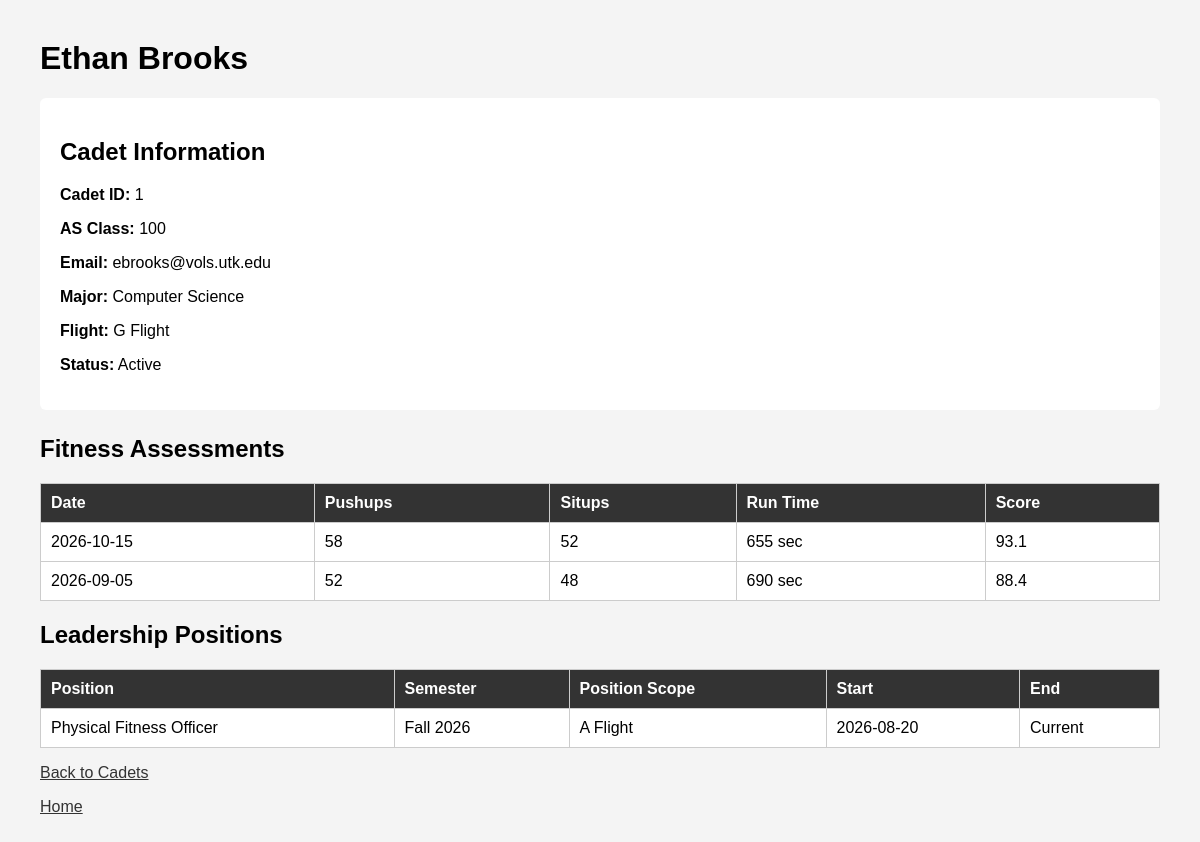
Screenshot of /cadets/1 with the database file from the repository.
### tables this page shows
CREATE TABLE Cadet (
    CadetID INTEGER PRIMARY KEY,
    FirstName TEXT NOT NULL,
    LastName TEXT NOT NULL,
    ASClass INTEGER NOT NULL
        CHECK (ASClass IN (100, 200, 250, 300, 400, 500)),
    Email TEXT UNIQUE,
    Major TEXT NOT NULL,
    ActiveStatus INTEGER NOT NULL DEFAULT 1
        CHECK (ActiveStatus IN (0, 1)),
    FlightID INTEGER,
    FOREIGN KEY (FlightID)
        REFERENCES Flight(FlightID)
        ON UPDATE CASCADE --Cascade updates val on all foreign keys
        ON DELETE SET NULL
);

CREATE TABLE Flight (
    FlightID INTEGER PRIMARY KEY,
    FlightName TEXT NOT NULL UNIQUE
);

CREATE TABLE FitnessAssessment (
    AssessmentID INTEGER PRIMARY KEY,
    CadetID INTEGER NOT NULL,
    AssessmentDate TEXT NOT NULL,
    Pushups INTEGER NOT NULL
        CHECK (Pushups >= 0),
    Situps INTEGER NOT NULL
        CHECK (Situps >= 0),
    RunTime INTEGER NOT NULL
        CHECK (RunTime > 0),
    Score REAL NOT NULL
        CHECK (Score >= 0 AND Score <= 100),
    FOREIGN KEY (CadetID)
        REFERENCES Cadet(CadetID)
        ON UPDATE CASCADE
        ON DELETE CASCADE
);

CREATE TABLE CadetPosition (
    CadetPositionID INTEGER PRIMARY KEY,
    CadetID INTEGER NOT NULL,
    PositionID INTEGER NOT NULL,
    StartDate TEXT NOT NULL,
    EndDate TEXT,
    Semester TEXT NOT NULL,
    FlightID INTEGER,
    FOREIGN KEY (CadetID)
        REFERENCES Cadet(CadetID)
        ON UPDATE CASCADE
        ON DELETE CASCADE,
    FOREIGN KEY (PositionID)
        REFERENCES LeadershipPosition(PositionID)
        ON UPDATE CASCADE
        ON DELETE RESTRICT,
    FOREIGN KEY (FlightID)
        REFERENCES Flight(FlightID)
        ON UPDATE CASCADE
        ON DELETE SET NULL,
    CHECK (EndDate IS NULL OR EndDate >= StartDate)
);

CREATE TABLE LeadershipPosition (
    PositionID INTEGER PRIMARY KEY,
    PositionName TEXT NOT NULL,
    Rank INTEGER
        CHECK (Rank IS NULL OR Rank > 0),
    Description TEXT
);

### app.py (the view)
@app.route("/cadets/<int:cadet_id>")
def cadet_details(cadet_id):
    conn = get_db_connection()
    cadet = conn.execute(
        """
        SELECT
            c.CadetID,
            c.FirstName,
            c.LastName,
            c.ASClass,
            c.Email,
            c.Major,
            c.ActiveStatus,
            f.FlightName
        FROM Cadet AS c
        LEFT JOIN Flight AS f
            ON c.FlightID = f.FlightID
        WHERE c.CadetID = ?
        """,
        (cadet_id,)
    ).fetchone()
    if cadet is None:
        conn.close()
        return "Cadet not found", 404
    fitness = conn.execute(
        """
        SELECT
            AssessmentDate,
            Pushups,
            Situps,
            RunTime,
            Score
        FROM FitnessAssessment
        WHERE CadetID = ?
        ORDER BY AssessmentDate DESC
        """,
        (cadet_id,)
    ).fetchall()
    positions = conn.execute(
        """
        SELECT
            lp.PositionName,
            cp.Semester,
            f.FlightName,
            cp.StartDate,
            cp.EndDate
        FROM CadetPosition AS cp
        INNER JOIN LeadershipPosition AS lp
            ON cp.PositionID = lp.PositionID
        LEFT JOIN Flight AS f
            ON cp.FlightID = f.FlightID
        WHERE cp.CadetID = ?
        ORDER BY cp.StartDate DESC
        """,
        (cadet_id,)
    ).fetchall()
    conn.close()
    return render_template(
        "cadet_details.html",
        cadet=cadet,
        fitness=fitness,
        positions=positions
    )

### app.py (called while the page is built)
def get_db_connection():
    conn = sqlite3.connect(DATABASE)
    conn.row_factory = sqlite3.Row
    conn.execute("PRAGMA foreign_keys = ON")
    return conn

### templates/cadet_details.html (shortened to what this page needs)
<!DOCTYPE html>
<html>
<head>
</head>
<body>
    <h1>
        {{ cadet["FirstName"] }}
        {{ cadet["LastName"] }}
    </h1>
    <div class="card">
        <h2>Cadet Information</h2>
        <p><strong>Cadet ID:</strong> {{ cadet["CadetID"] }}</p>
        <p><strong>AS Class:</strong> {{ cadet["ASClass"] }}</p>
        <p><strong>Email:</strong> {{ cadet["Email"] }}</p>
        <p><strong>Major:</strong> {{ cadet["Major"] }}</p>
        <p>
            <strong>Flight:</strong>
            {% if cadet["FlightName"] %}
                {{ cadet["FlightName"] }}
            {% else %}
                Not Assigned
            {% endif %}
        </p>
        <p>
            <strong>Status:</strong>
            {% if cadet["ActiveStatus"] == 1 %}
                Active
            {% else %}
                Inactive
            {% endif %}
        </p>
    </div>
    <h2>Fitness Assessments</h2>
    {% if fitness %}
    <table>
        <tr>
            <th>Date</th>
            <th>Pushups</th>
            <th>Situps</th>
            <th>Run Time</th>
            <th>Score</th>
        </tr>
        {% for assessment in fitness %}
        <tr>
            <td>{{ assessment["AssessmentDate"] }}</td>
            <td>{{ assessment["Pushups"] }}</td>
            <td>{{ assessment["Situps"] }}</td>
            <td>{{ assessment["RunTime"] }} sec</td>
            <td>{{ assessment["Score"] }}</td>
        </tr>
        {% endfor %}
    </table>
    {% else %}
    <p>No fitness assessments recorded.</p>
    {% endif %}
    <h2>Leadership Positions</h2>
    {% if positions %}
    <table>
        <tr>
            <th>Position</th>
            <th>Semester</th>
            <th>Position Scope</th>
            <th>Start</th>
            <th>End</th>
        </tr>
        {% for position in positions %}
        <tr>
            <td>{{ position["PositionName"] }}</td>
            <td>{{ position["Semester"] }}</td>
            <td>
                {% if position["FlightName"] %}
                    {{ position["FlightName"] }}
                {% else %}
                    Wing-Level
                {% endif %}
            </td>
            <td>{{ position["StartDate"] }}</td>
            <td>
                {% if position["EndDate"] %}
                    {{ position["EndDate"] }}
                {% else %}
                    Current
                {% endif %}
            </td>
        </tr>
        {% endfor %}
    </table>
    {% else %}
    <p>No leadership positions recorded.</p>
    {% endif %}
    <p>
        <a href="/cadets">Back to Cadets</a>
    </p>
    <p>
        <a href="/">Home</a>
    </p>
</body>
</html>

### templates/cadet_details.html (style rules this page uses)
body { font-family: Arial, sans-serif; margin: 40px; background-color: #f4f4f4; }
.card { background-color: white; padding: 20px; margin-bottom: 25px; border-radius: 6px; }
table { border-collapse: collapse; width: 100%; background-color: white; }
th, td { border: 1px solid #ccc; padding: 10px; text-align: left; }
th { background-color: #333; color: white; }
a { color: #333; }

### rows the page displays
Cadet: FirstName "Ethan", LastName "Brooks", CadetID "1", ASClass "100", Email "ebrooks@vols.utk.edu", Major "Computer Science"
Flight: FlightName "G Flight"
FitnessAssessment: AssessmentDate "2026-10-15", Pushups "58", Situps "52", RunTime "655", Score "93.1"
FitnessAssessment: AssessmentDate "2026-09-05", Pushups "52", Situps "48", RunTime "690", Score "88.4"
CadetPosition: PositionName "Physical Fitness Officer", Semester "Fall 2026", FlightName "A Flight", StartDate "2026-08-20"
